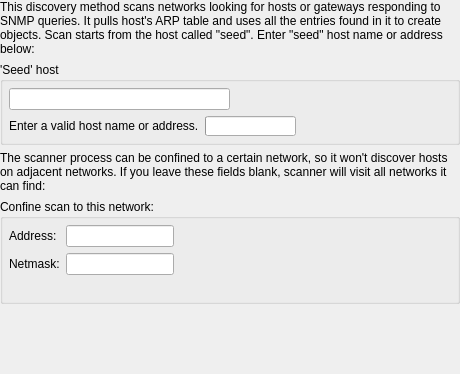
     <widget class="QWidget" name="WizardPage5">
      <layout class="QVBoxLayout">
       <property name="margin">
        <number>0</number>
       </property>
       <item>
        <widget class="QLabel" name="textLabel3_2">
         <property name="text">
          <string>This discovery method scans networks looking for hosts or gateways responding to SNMP queries. It pulls host's ARP table and uses all the entries found in it to create objects. Scan starts from the host called &quot;seed&quot;. Enter &quot;seed&quot; host name or address below:</string>
         </property>
         <property name="alignment">
          <set>Qt::AlignVCenter</set>
         </property>
         <property name="wordWrap">
          <bool>true</bool>
         </property>
        </widget>
       </item>
       <item>
        <widget class="QGroupBox" name="buttonGroup4">
         <property name="title">
          <string>'Seed' host</string>
         </property>
         <layout class="QGridLayout">
          <property name="margin">
           <number>6</number>
          </property>
          <item row="0" column="0">
           <layout class="QHBoxLayout">
            <item>
             <widget class="QLineEdit" name="seedhostname">
              <property name="text">
               <string/>
              </property>
             </widget>
            </item>
            <item>
             <spacer>
              <property name="orientation">
               <enum>Qt::Horizontal</enum>
              </property>
              <property name="sizeType">
               <enum>QSizePolicy::Expanding</enum>
              </property>
              <property name="sizeHint" stdset="0">
               <size>
                <width>211</width>
                <height>21</height>
               </size>
              </property>
             </spacer>
            </item>
           </layout>
          </item>
          <item row="1" column="0">
           <layout class="QHBoxLayout">
            <item>
             <widget class="QLabel" name="seedhosterror_message">
              <property name="enabled">
               <bool>true</bool>
              </property>
              <property name="minimumSize">
               <size>
                <width>0</width>
                <height>20</height>
               </size>
              </property>
              <property name="text">
               <string>Enter a valid host name or address.</string>
              </property>
              <property name="wordWrap">
               <bool>false</bool>
              </property>
             </widget>
            </item>
            <item>
             <widget class="QProgressBar" name="DNSprogress">
              <property name="sizePolicy">
               <sizepolicy hsizetype="Fixed" vsizetype="Fixed">
                <horstretch>0</horstretch>
                <verstretch>0</verstretch>
               </sizepolicy>
              </property>
              <property name="maximumSize">
               <size>
                <width>32767</width>
                <height>20</height>
               </size>
              </property>
              <property name="orientation">
               <enum>Qt::Horizontal</enum>
              </property>
             </widget>
            </item>
            <item>
             <spacer>
              <property name="orientation">
               <enum>Qt::Horizontal</enum>
              </property>
              <property name="sizeType">
               <enum>QSizePolicy::Expanding</enum>
              </property>
              <property name="sizeHint" stdset="0">
               <size>
                <width>40</width>
                <height>20</height>
               </size>
              </property>
             </spacer>
            </item>
           </layout>
          </item>
         </layout>
        </widget>
       </item>
       <item>
        <widget class="QLabel" name="textLabel4">
         <property name="text">
          <string>The scanner process can be confined to a certain network, so it won't discover hosts on adjacent networks. If you leave these fields blank, scanner will visit all networks it can find:</string>
         </property>
         <property name="alignment">
          <set>Qt::AlignVCenter</set>
         </property>
         <property name="wordWrap">
          <bool>true</bool>
         </property>
        </widget>
       </item>
       <item>
        <widget class="QGroupBox" name="buttonGroup3">
         <property name="title">
          <string>Confine scan to this network:</string>
         </property>
         <layout class="QGridLayout">
          <property name="margin">
           <number>6</number>
          </property>
          <item row="0" column="1">
           <widget class="QLineEdit" name="snmpinaddr"/>
          </item>
          <item row="1" column="1">
           <widget class="QLineEdit" name="snmpinmask"/>
          </item>
          <item row="0" column="2">
           <spacer>
            <property name="orientation">
             <enum>Qt::Horizontal</enum>
            </property>
            <property name="sizeType">
             <enum>QSizePolicy::Expanding</enum>
            </property>
            <property name="sizeHint" stdset="0">
             <size>
              <width>271</width>
              <height>20</height>
             </size>
            </property>
           </spacer>
          </item>
          <item row="1" column="2">
           <spacer>
            <property name="orientation">
             <enum>Qt::Horizontal</enum>
            </property>
            <property name="sizeType">
             <enum>QSizePolicy::Expanding</enum>
            </property>
            <property name="sizeHint" stdset="0">
             <size>
              <width>271</width>
              <height>20</height>
             </size>
            </property>
           </spacer>
          </item>
          <item row="1" column="0">
           <widget class="QLabel" name="textLabel6">
            <property name="text">
             <string>Netmask:</string>
            </property>
            <property name="wordWrap">
             <bool>false</bool>
            </property>
           </widget>
          </item>
          <item row="0" column="0">
           <widget class="QLabel" name="textLabel5">
            <property name="text">
             <string>Address:</string>
            </property>
            <property name="wordWrap">
             <bool>false</bool>
            </property>
           </widget>
          </item>
          <item row="2" column="0" colspan="3">
           <widget class="QLabel" name="confineerror_message">
            <property name="text">
             <string/>
            </property>
            <property name="wordWrap">
             <bool>false</bool>
            </property>
           </widget>
          </item>
         </layout>
        </widget>
       </item>
       <item>
        <spacer>
         <property name="orientation">
          <enum>Qt::Vertical</enum>
         </property>
         <property name="sizeType">
          <enum>QSizePolicy::Expanding</enum>
         </property>
         <property name="sizeHint" stdset="0">
          <size>
           <width>20</width>
           <height>70</height>
          </size>
         </property>
        </spacer>
       </item>
      </layout>
     </widget>
